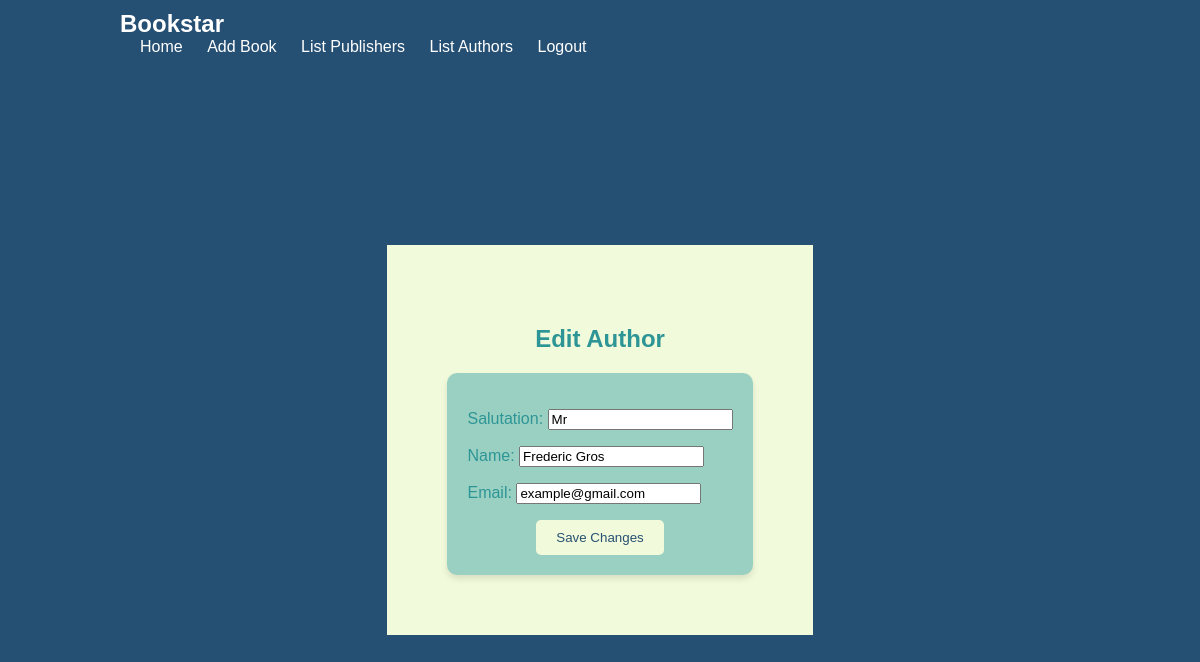
The page /books/author/edit/3/ (signed in) on the database its author committed.
### books/models.py (models this page shows, shortened)
class Author(models.Model):
    salutation = models.CharField(max_length=10)
    name = models.CharField(max_length=200)
    email = models.EmailField()
    headshot = models.ImageField(upload_to='author_headshots')

### books/views.py (the view)
# urls.py: path('author/edit/<int:author_id>/', views.author_edit, name='author_edit'),
@login_required
def author_edit(request, author_id):
    author = get_object_or_404(Author, id=author_id)
    if request.method == 'POST':
        form = AuthorForm(request.POST, instance=author)
        if form.is_valid():
            form.save()
            return redirect('author_list')
    else:
        form = AuthorForm(instance=author)
    return render(request, 'author_edit.html', {'form': form})

### books/forms.py
class AuthorForm(forms.ModelForm):
    class Meta:
        model = Author
        fields = ['salutation', 'name', 'email']

### books/templates/author_edit.html (shortened to what this page needs)
{% extends 'navbar.html' %}
{% block content %}
<h2>Edit Author</h2>
<form method="post">
  {{ form.as_p }}
  <button type="submit">Save Changes</button>
</form>
{% endblock %}

### books/static/styles.css (style rules this page uses)
body { font-family: Arial, sans-serif; background-color: #265073; color: #2D9596; margin: 0; padding: 0; display: flex; justify-content: center; align-items: center; height: 100vh; }
form { background-color: #9AD0C2; padding: 20px; border-radius: 10px; box-shadow: 0 4px 6px rgba(0, 0, 0, 0.1); }
h2 { text-align: center; }
button { background-color: #F1FADA; color: #265073; border: none; padding: 10px 20px; border-radius: 5px; cursor: pointer; margin: 0 auto; display: block; margin-top: 10px; }
h1, h2, h3 { margin-top: 20px; }

### rows shown on the page
Author: salutation "Mr", name "Frederic Gros", email "example@gmail.com"
